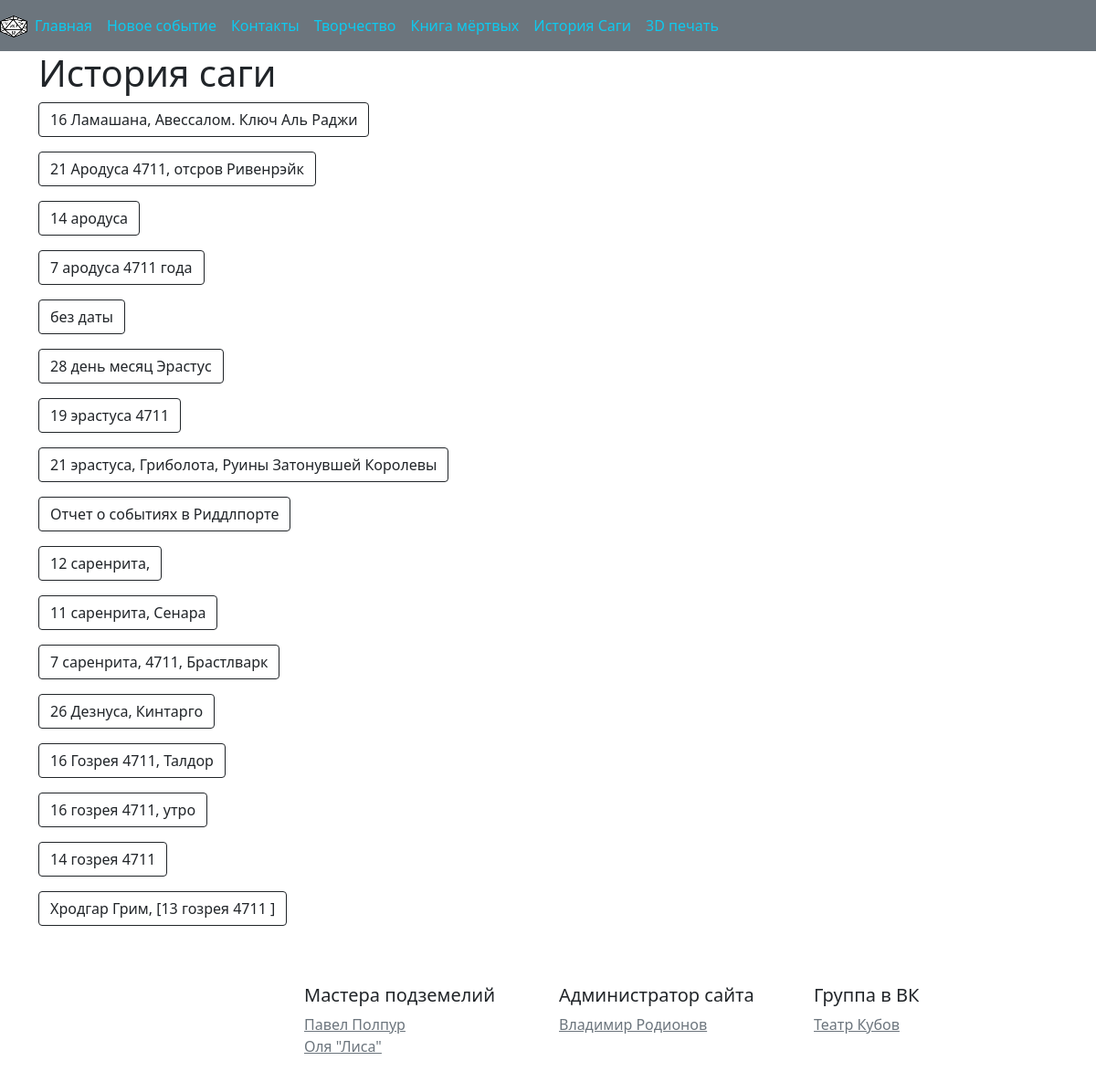
The app's page /saga_story with its own data.
### main/models.py (models this page shows, shortened)
class Story(models.Model):
    chapter = models.CharField('Глава', max_length=50)
    date = models.CharField('Дата', max_length=50)
    Story_text = models.TextField('Описание событий')
    class Meta:
        verbose_name = 'История'
        verbose_name_plural = 'История'

### main/views.py (the view)
# urls.py: path('saga_story', views.saga_story, name='story'),
def saga_story(request):
    story = Story.objects.order_by('-id')
    return render(request, 'main/saga_story.html', {'title': 'История саги', 'story': story})

### main/templates/main/saga_story.html (shortened to what this page needs)
{% extends "main/base.html" %}
{% block content %}
    <h1>История саги</h1>
    {% if story %}
        {% for el in story %}
            <p>
              <button class="btn btn-outline-dark" type="button" data-bs-toggle="collapse" data-bs-target="#story{{ el.pk }}" aria-expanded="false" aria-controls="story{{ el.pk }}">
                {{ el.date }}
              </button>
            </p>
        {% endfor %}
    {% else %}
        <p>У нас нет записей!</p>
    {% endif %}
{% endblock %}

### records on screen
Story: date "16 Ламашана, Авессалом. Ключ Аль Раджи"
Story: date "21 Ародуса 4711, отсров Ривенрэйк"
Story: date "14 ародуса"
Story: date "7 ародуса 4711 года"
Story: date "без даты"
Story: date "28 день месяц Эрастус"
Story: date "19 эрастуса 4711"
Story: date "21 эрастуса, Гриболота, Руины Затонувшей Королевы"
Story: date "Отчет о событиях в Риддлпорте"
Story: date "12 саренрита,"
Story: date "11 саренрита, Сенара"
Story: date "7 саренрита, 4711, Брастлварк"
Story: date "26 Дезнуса, Кинтарго"
Story: date "16 Гозрея 4711, Талдор"
Story: date "16 гозрея 4711, утро"
Story: date "14 гозрея 4711"
Story: date "Хродгар Грим, [13 гозрея 4711 ]"
